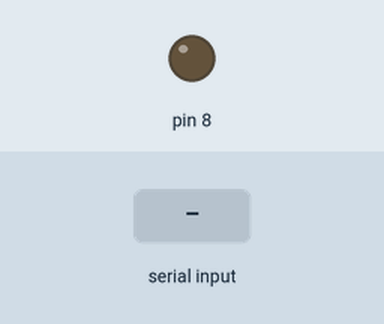
This sketch was run on a simulated Arduino Mega 2560, built with avr-gcc and run on an emulated ATmega2560. Parts: output pins drawn as LEDs (lit = HIGH). The inputs (shaded band) are chosen by the test bench.

Above: at 1.2 s.
1.3 s: byte 30 received over Serial
Timing chart, 0 to 4.3 s (numbered marks = the images above; inputs shaded):
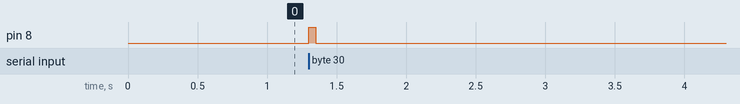

The sketch:

Master.ino
```cpp
void setup()
{
  Serial.begin(9600);
  Serial1.begin(9600);
  pinMode(8, OUTPUT);
}

void loop()
{
  if (Serial.available()) {
    while (Serial.available()) {
      char get_data = Serial.read();
      digitalWrite(8, HIGH);
      Serial1.print(get_data);
      delay(50);
      digitalWrite(8, LOW);
    }
    delay(100);
  }
}
```

Measured:
- after the input at 1.3 s, pin 8: LOW → HIGH at once, → LOW 0.05 s later
